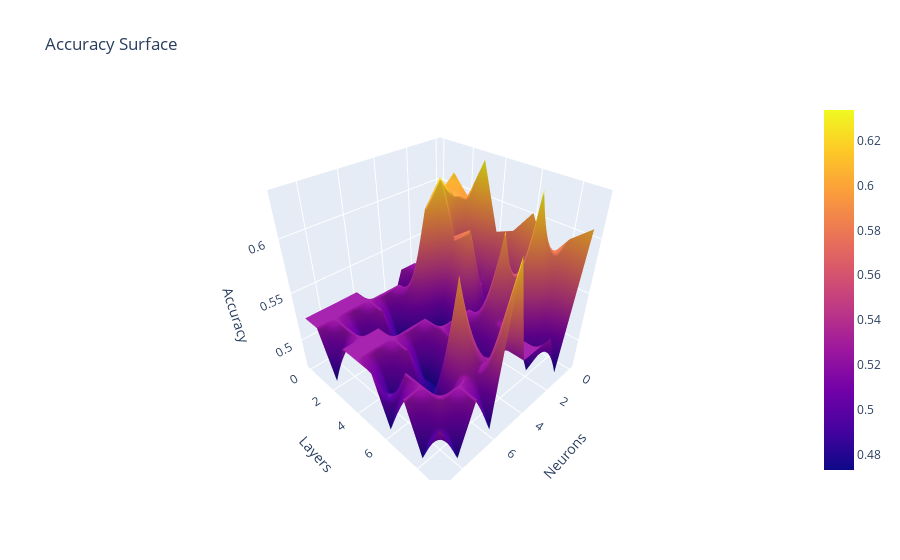

Notebook code for this chart:
### Code cell
fig4 = go.Figure(data=[go.Surface(z=Accuracy_v02)])

fig4.update_layout(title='Accuracy Surface', autosize=True,
                   scene = dict(xaxis_title='Neurons',
                                yaxis_title='Layers',
                                zaxis_title='Accuracy'))
fig4.update_yaxes(tickvals=[x+30 for x in range(10)])
fig4.update_xaxes(tickvals=[x+30 for x in range(10)])

fig4.show()
fig4.write_html('ACC_02.html')

### Figure 1 — Plotly figure (JSON) as saved in the notebook; plotly's stock layout.template omitted (floating-point values rounded to 4 significant figures)
{"data": [{"type": "surface", "z": [[0.5623, 0.4758, 0.5242, 0.5242, 0.4758, 0.4758, 0.5242, 0.5242, 0.5242, 0.5242], [0.6132, 0.598, 0.5242, 0.4758, 0.5242, 0.5242, 0.5242, 0.5242, 0.5242, 0.5242], [0.5954, 0.6005, 0.6234, 0.6005, 0.5242, 0.4758, 0.5242, 0.4758, 0.5242, 0.4758], [0.6336, 0.4758, 0.5751, 0.4758, 0.4758, 0.4758, 0.4758, 0.5242, 0.5242, 0.5242], [0.5725, 0.5242, 0.5878, 0.4758, 0.4758, 0.5242, 0.5242, 0.5242, 0.5242, 0.5242], [0.5802, 0.4758, 0.4758, 0.5242, 0.5242, 0.5242, 0.4758, 0.5242, 0.4758, 0.5242], [0.6031, 0.486, 0.6005, 0.5242, 0.4758, 0.5242, 0.4758, 0.4758, 0.5242, 0.4758], [0.5674, 0.6336, 0.5242, 0.5242, 0.4758, 0.5242, 0.6005, 0.4758, 0.5242, 0.5242], [0.5929, 0.5242, 0.4758, 0.5242, 0.5242, 0.5242, 0.5242, 0.5242, 0.5242, 0.4758], [0.6081, 0.4733, 0.5242, 0.5242, 0.5242, 0.6234, 0.4758, 0.5242, 0.4758, 0.5242]]}], "layout": {"autosize": true, "scene": {"xaxis": {"title": {"text": "Neurons"}}, "yaxis": {"title": {"text": "Layers"}}, "zaxis": {"title": {"text": "Accuracy"}}}, "title": {"text": "Accuracy Surface"}, "xaxis": {"tickvals": [30, 31, 32, 33, 34, 35, 36, 37, 38, 39]}, "yaxis": {"tickvals": [30, 31, 32, 33, 34, 35, 36, 37, 38, 39]}}}
